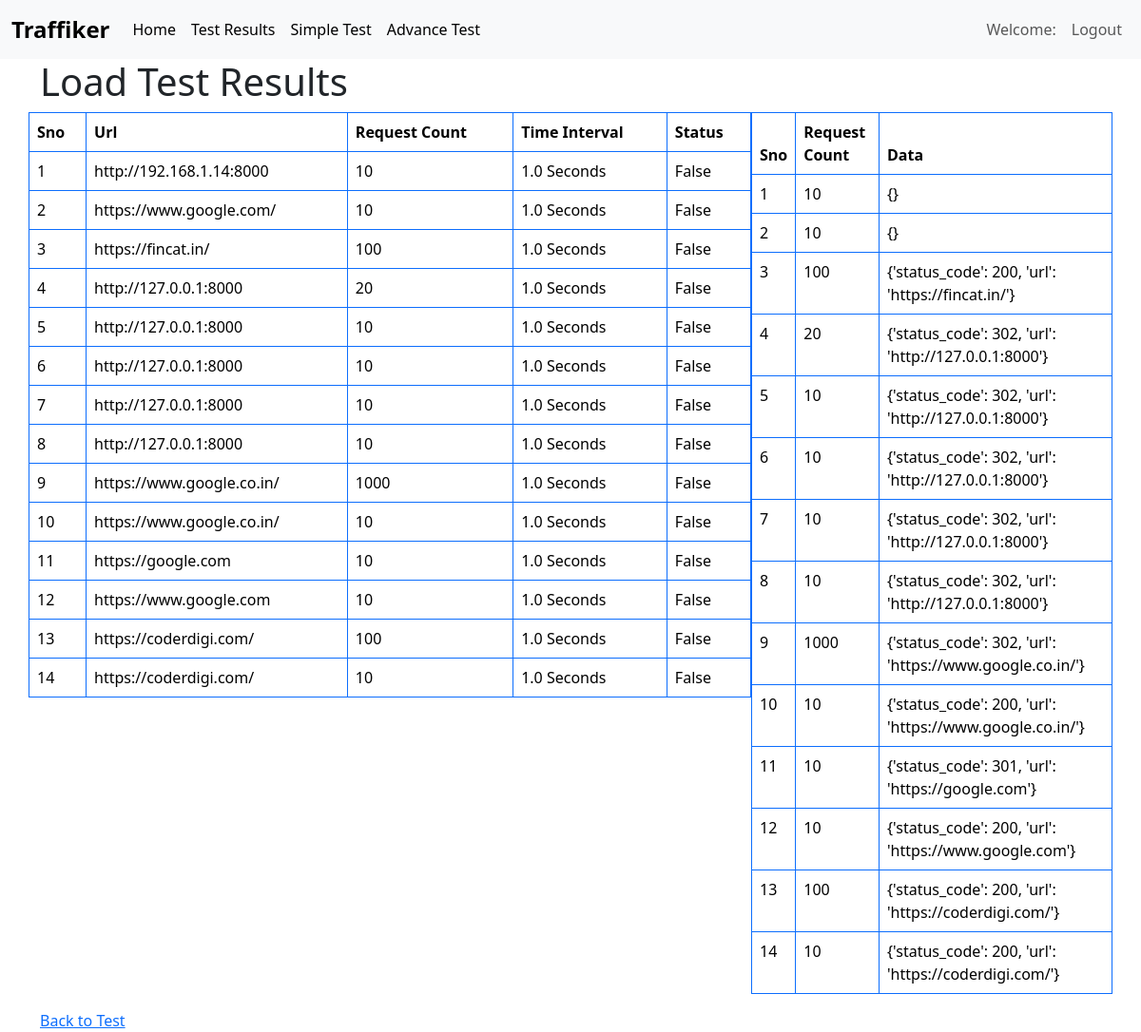
/results/ (signed in), run on the app's committed database.
### loadtest/models.py (models this page shows, shortened)
class LoadTest(models.Model):
    user = models.ForeignKey(UserProfile, on_delete=models.CASCADE)
    url = models.URLField()
    request_count = models.PositiveIntegerField()
    time_interval = models.FloatField(help_text="Interval between requests in seconds")
    created_at = models.DateTimeField(auto_now_add=True)
    is_test = models.BooleanField(default=False)

### loadtest/views.py (the view)
# urls.py: path("results/", load_test_results, name="load_test_results"),
@login_required(login_url='/login')
def load_test_results(request):
    load_test = LoadTest.objects.filter(user=request.user)
    lit = []
    for i in load_test:
        d = {}
        log1 = RequestLog.objects.filter(test=i)
        for j in log1:
            if j.status_code not in d:
                d['status_code'] = j.status_code
            if j.url not in d:
                d['url'] = j.url
        lit.append({
            'request_count': i.request_count,
            'data': d,
        })
    return render(request, "loadtest/results.html", {"load_test": load_test, 'lit': lit})

### templates/loadtest/results.html
{% extends "loadtest/base.html" %}
{%block content%}
<div class="container">
    <h1>Load Test Results</h1>
    <div class="row">
        <div class="col-8">
            <div class="row">
                <table class="table table-bordered border-primary">
                    <thead>
                        <tr>
                            <th>Sno</th>
                            <th>Url</th>
                            <th>Request Count</th>
                            <th>Time Interval</th>
                            <th>Status</th>
                        </tr>
                    </thead>
                    <tbody>
                        {%for i in load_test%}
                        <tr>
                            <td>{{forloop.counter}}</td>
                            <td>{{i.url}}</td>
                            <td>{{i.request_count}}</td>
                            <td>{{i.time_interval}} Seconds</td>
                            <td>{{i.is_test}}</td>
                        </tr>
                        {%endfor%}
                    </tbody>
                </table>
            </div>
        </div>
        <div class="col-4 ">
            <div class="row">
                <table class="table table-bordered border-primary" >
                    <thead>
                        <tr>
                            <th>Sno</th>
                            <th>Request Count</th>
                            <th>Data</th>
                        </tr>
                    </thead>
                    <tbody>
                        {%for i in lit%}
                        <tr>
                            <td>{{forloop.counter}}</td>
                            <td>{{i.request_count}}</td>
                            <td>{{i.data}}</td>
                        </tr>
                        {%endfor%}
                    </tbody>
                </table>
            </div>
        </div>
    </div>
    <a href="{% url 'load_test_view' %}">Back to Test</a>
</div>
{%endblock%}

### templates/loadtest/base.html (shortened to what this page needs)
<!doctype html>
<html lang="en">
<head>
  <link href="https://cdn.jsdelivr.net/npm/bootstrap@5.3.3/dist/css/bootstrap.min.css" rel="stylesheet"
>
</head>
<body>
  <nav class="navbar navbar-expand-lg bg-body-tertiary">
    <div class="container-fluid">
      <a class="navbar-brand" href="#">Traffiker</a>
      <div class="collapse navbar-collapse" id="navbarSupportedContent">
        <ul class="navbar-nav me-auto mb-2 mb-lg-0">
          <li class="nav-item">
            <a class="nav-link active" aria-current="page" href="/">Home</a>
          </li>
          <li class="nav-item">
            <a class="nav-link active" aria-current="page" href="{% url 'load_test_results' %}">Test Results</a>
          </li>
          <li class="nav-item">
            <a class="nav-link active" aria-current="page" href="{% url 'load_test_view' %}">Simple Test</a>
          </li>
          <li class="nav-item">
            <a class="nav-link active" aria-current="page" href="{% url 'advance_test_view' %}">Advance Test</a>
          </li>
        </ul>
        <div class="d-flex">
          {%if request.user.is_authenticated%}
          <ul class="navbar-nav me-auto  mb-lg-0">
            <li class="nav-item">
              <span class="nav-link">Welcome: {{request.user.first_name}}</span>
            </li>
          </ul>
          <ul class="navbar-nav me-auto  mb-lg-0">
            <li class="nav-item">
              <a class="nav-link" href="{% url 'logout' %}">Logout</a>
            </li>
          </ul>
          {%else%}
            <ul class="navbar-nav me-auto mb-2 mb-lg-0">
              <li class="nav-item">
                <a class="nav-link" href="{% url 'login' %}">Login</a>
              </li>
            </ul>
          {%endif%}
        </div>
      </div>
    </div>
  </nav>
  {%block content%}{%endblock%}
</body>
</html>

### templates/loadtest/base.html (style rules this page uses)
.navbar-brand { font-weight: bold; font-size: 24px; }

### data on the page
LoadTest: url "http://192.168.1.14:8000", request_count "10", time_interval "1.0", is_test "False"
LoadTest: url "https://www.google.com/", request_count "10", time_interval "1.0", is_test "False"
LoadTest: url "https://fincat.in/", request_count "100", time_interval "1.0", is_test "False"
LoadTest: url "http://127.0.0.1:8000", request_count "20", time_interval "1.0", is_test "False"
LoadTest: url "http://127.0.0.1:8000", request_count "10", time_interval "1.0", is_test "False"
LoadTest: url "http://127.0.0.1:8000", request_count "10", time_interval "1.0", is_test "False"
LoadTest: url "http://127.0.0.1:8000", request_count "10", time_interval "1.0", is_test "False"
LoadTest: url "http://127.0.0.1:8000", request_count "10", time_interval "1.0", is_test "False"
LoadTest: url "https://www.google.co.in/", request_count "1000", time_interval "1.0", is_test "False"
LoadTest: url "https://www.google.co.in/", request_count "10", time_interval "1.0", is_test "False"
LoadTest: url "https://google.com", request_count "10", time_interval "1.0", is_test "False"
LoadTest: url "https://www.google.com", request_count "10", time_interval "1.0", is_test "False"
LoadTest: url "https://coderdigi.com/", request_count "100", time_interval "1.0", is_test "False"
LoadTest: url "https://coderdigi.com/", request_count "10", time_interval "1.0", is_test "False"

### other printed values
{{ i.request_count }} "10" "10" "100" "20" "10" "10" "10" "10" "1000" "10" "10" "10" "100" "10"
{{ i.data }} "{}" "{}" "{'status_code': 200, 'url': 'https://fincat.in/'}" "{'status_code': 302, 'url': 'http://127.0.0.1:8000'}" "{'status_code': 302, 'url': 'http://127.0.0.1:8000'}" "{'status_code': 302, 'url': 'http://127.0.0.1:8000'}" "{'status_code': 302, 'url': 'http://127.0.0.1:8000'}" "{'status_code': 302, 'url': 'http://127.0.0.1:8000'}" "{'status_code': 302, 'url': 'https://www.google.co.in/'}" "{'status_code': 200, 'url': 'https://www.google.co.in/'}" "{'status_code': 301, 'url': 'https://google.com'}" "{'status_code': 200, 'url': 'https://www.google.com'}" "{'status_code': 200, 'url': 'https://coderdigi.com/'}" "{'status_code': 200, 'url': 'https://coderdigi.com/'}"
